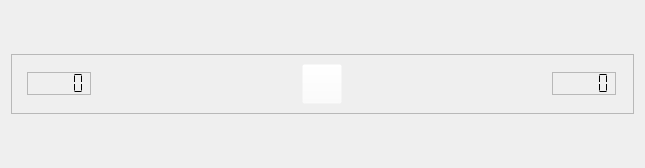
<?xml version="1.0" encoding="UTF-8"?>
<ui version="4.0">
 <class>CTopWidget</class>
 <widget class="QWidget" name="CTopWidget">
  <property name="geometry">
   <rect>
    <x>0</x>
    <y>0</y>
    <width>645</width>
    <height>168</height>
   </rect>
  </property>
  <property name="sizePolicy">
   <sizepolicy hsizetype="Minimum" vsizetype="Fixed">
    <horstretch>0</horstretch>
    <verstretch>0</verstretch>
   </sizepolicy>
  </property>
  <property name="windowTitle">
   <string>Form</string>
  </property>
  <layout class="QVBoxLayout" name="verticalLayout">
   <item>
    <widget class="QFrame" name="frame">
     <property name="sizePolicy">
      <sizepolicy hsizetype="Ignored" vsizetype="Fixed">
       <horstretch>0</horstretch>
       <verstretch>0</verstretch>
      </sizepolicy>
     </property>
     <property name="minimumSize">
      <size>
       <width>0</width>
       <height>50</height>
      </size>
     </property>
     <property name="frameShape">
      <enum>QFrame::StyledPanel</enum>
     </property>
     <property name="frameShadow">
      <enum>QFrame::Raised</enum>
     </property>
     <layout class="QHBoxLayout" name="horizontalLayout">
      <item>
       <widget class="QLCDNumber" name="lcdTime">
        <property name="sizePolicy">
         <sizepolicy hsizetype="Fixed" vsizetype="Fixed">
          <horstretch>0</horstretch>
          <verstretch>0</verstretch>
         </sizepolicy>
        </property>
        <property name="frameShape">
         <enum>QFrame::StyledPanel</enum>
        </property>
        <property name="frameShadow">
         <enum>QFrame::Sunken</enum>
        </property>
        <property name="segmentStyle">
         <enum>QLCDNumber::Flat</enum>
        </property>
       </widget>
      </item>
      <item>
       <spacer name="horizontalSpacer">
        <property name="orientation">
         <enum>Qt::Horizontal</enum>
        </property>
        <property name="sizeType">
         <enum>QSizePolicy::Minimum</enum>
        </property>
        <property name="sizeHint" stdset="0">
         <size>
          <width>199</width>
          <height>20</height>
         </size>
        </property>
       </spacer>
      </item>
      <item>
       <widget class="QPushButton" name="pushButton">
        <property name="sizePolicy">
         <sizepolicy hsizetype="Fixed" vsizetype="Fixed">
          <horstretch>0</horstretch>
          <verstretch>0</verstretch>
         </sizepolicy>
        </property>
        <property name="minimumSize">
         <size>
          <width>40</width>
          <height>40</height>
         </size>
        </property>
        <property name="maximumSize">
         <size>
          <width>40</width>
          <height>40</height>
         </size>
        </property>
        <property name="styleSheet">
         <string notr="true">background-color: rgba(255, 255, 255, 0);</string>
        </property>
        <property name="text">
         <string/>
        </property>
       </widget>
      </item>
      <item>
       <spacer name="horizontalSpacer_2">
        <property name="orientation">
         <enum>Qt::Horizontal</enum>
        </property>
        <property name="sizeType">
         <enum>QSizePolicy::Minimum</enum>
        </property>
        <property name="sizeHint" stdset="0">
         <size>
          <width>198</width>
          <height>20</height>
         </size>
        </property>
       </spacer>
      </item>
      <item>
       <widget class="QLCDNumber" name="lcdPests">
        <property name="sizePolicy">
         <sizepolicy hsizetype="Fixed" vsizetype="Fixed">
          <horstretch>0</horstretch>
          <verstretch>0</verstretch>
         </sizepolicy>
        </property>
        <property name="frameShape">
         <enum>QFrame::StyledPanel</enum>
        </property>
        <property name="frameShadow">
         <enum>QFrame::Sunken</enum>
        </property>
        <property name="segmentStyle">
         <enum>QLCDNumber::Flat</enum>
        </property>
       </widget>
      </item>
     </layout>
    </widget>
   </item>
  </layout>
 </widget>
 <resources/>
 <connections/>
</ui>
